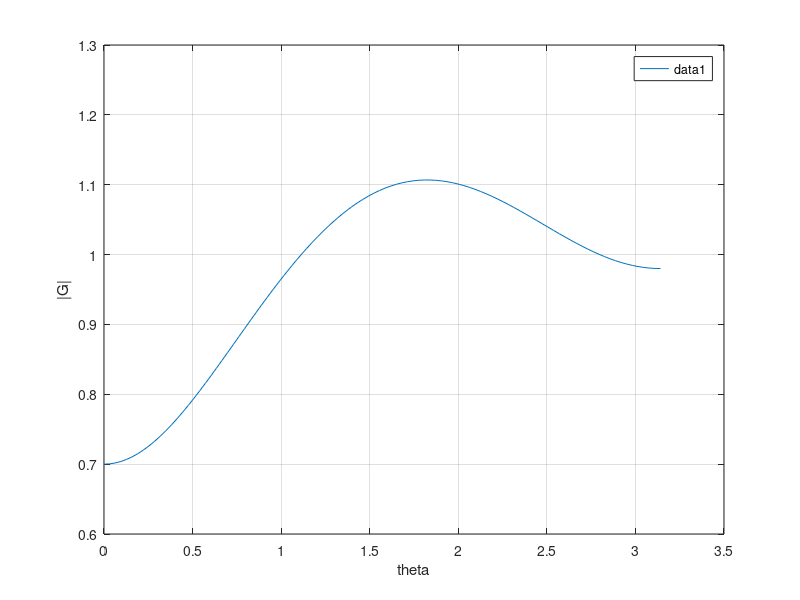

MATLAB code for this plot:
%Amplification Factor |G|
%Student ID: 1001358558
%Name: Ching Huai Wang

clc;
clear all;
%Solving for dphi/dt+c*(dphi/dx) = 0

%From the solution I solved for question (b) of  homework
%|G| = e^(at) = 1-(lambda/2)*...please refer to my derived equation
%lambda is the notation of the CFL number


theta = linspace(0,pi,100); %theta for angle matrix
i = sqrt(-1)

%Given Values
for lambda = 0.6
    G = 1-...
    (lambda/2)*(3-4*(cos(theta)-i*sin(theta))+2*(cos(2*theta)-i*sin(2*theta)))+...
    ((lambda^2)/2)*(1-2*(cos(theta)-i*sin(theta))+(cos(2*theta)-i*sin(2*theta)));
    
    modG = abs(G)
    
    plot(theta,modG) %Plot graphs
    grid on
    hold on %We are going to combine all graphs
     
end

hold off
xlabel('theta')
ylabel('|G|')

legend
